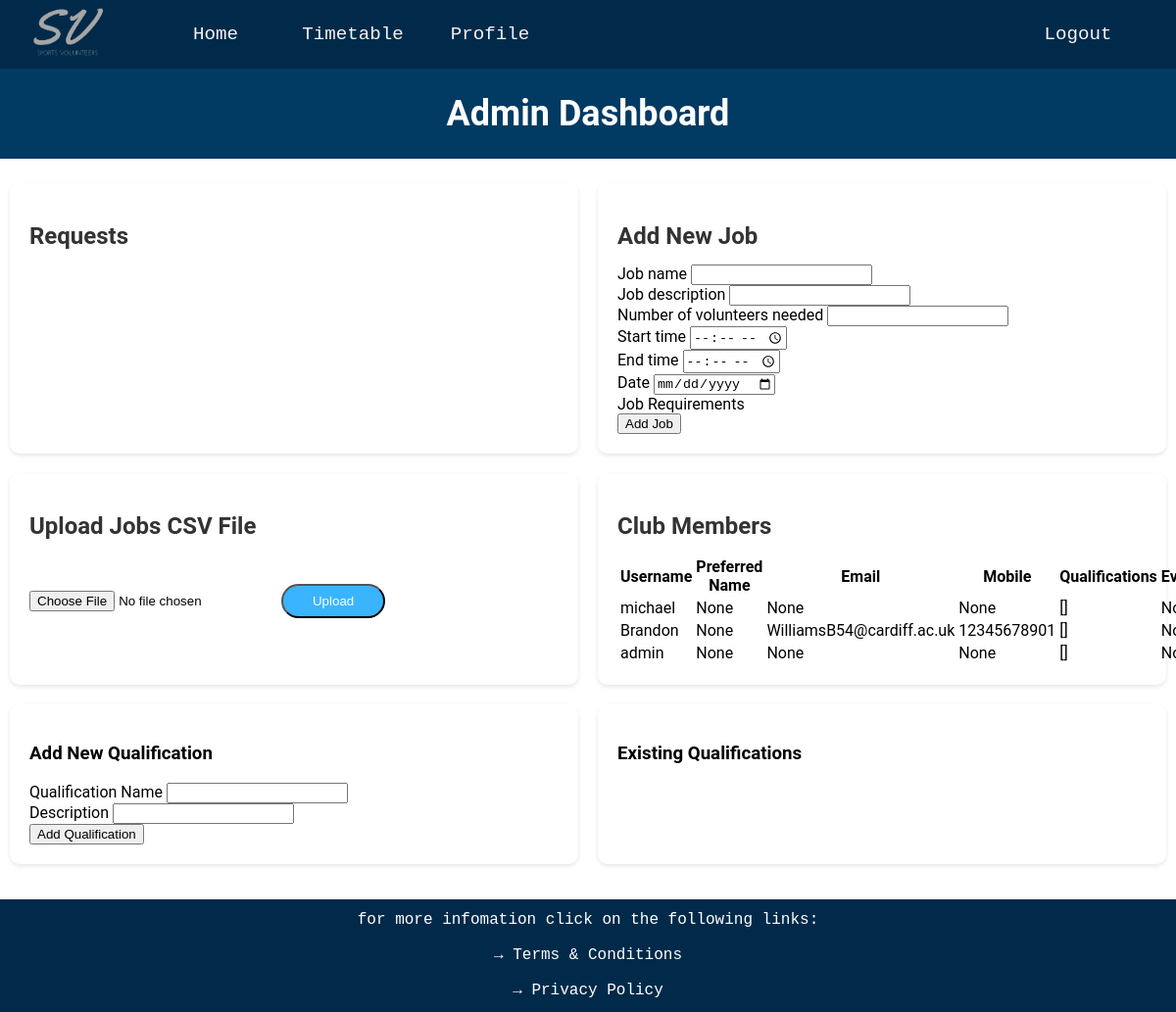
/admin, run on an earlier commit of the app's database.
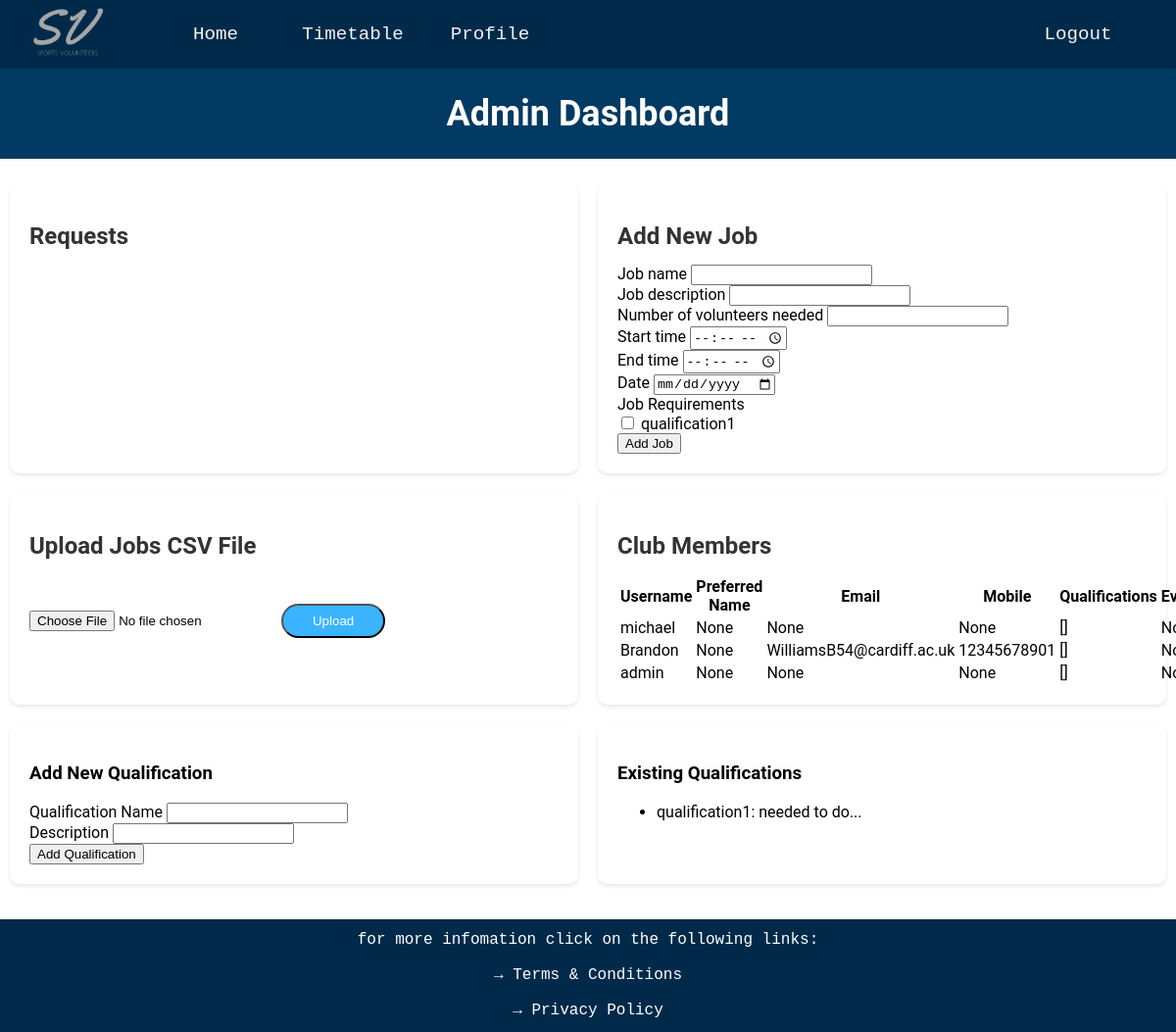
And on a later commit of the database.
### website/databases.py (models this page shows, shortened)
class User(UserMixin, db.Model):
    __tablename__ = 'users'
    user_id = db.Column(db.Integer, primary_key=True, autoincrement=True)
    username = db.Column(db.String(16), index=True, unique=True)
    password_hash = db.Column(db.String(64))
    email = db.Column(db.String(30))
    mobile = db.Column(db.String(15))
    preferred_name = db.Column(db.String(15))
    qualifications = db.Column(db.String(64))
    events = db.Column(db.String(100))
    admin = db.Column(db.Boolean)
    qualifications = db.relationship('Qualification', secondary=user_qualifications,
                        backref=db.backref('users', lazy='subquery'))

class Qualification(UserMixin, db.Model):
    __tablename__ = 'qualification'
    qualifications_id = db.Column(db.Integer, primary_key=True, autoincrement=True)
    qualification_name = db.Column(db.String(300))
    qualification_description = db.Column(db.String(300))

### website/routes.py (the view, shortened to what this page needs)
@app.route('/admin', methods=['GET', 'POST'])
def admin():
    users = User.query.all()
    qualifications = Qualification.query.all()
    new_job_form = newJobForm()
    requests = Requests.query.all()
    new_job_form.job_requirements.choices = [(q.qualifications_id, q.qualification_name) for q in qualifications]
    qualification_form = QualificationForm()
    return render_template('admin.html', users=users, new_job_form=new_job_form, qualification_form=qualification_form,
                           qualifications=qualifications, requests = requests)

### website/forms.py
class newJobForm(FlaskForm):
    job_name = StringField('Job name', validators=[input_required()])
    job_description = StringField('Job description', validators=[input_required()])
    volunteers_needed = IntegerField('Number of volunteers needed', validators=[input_required()])
    start_time = TimeField('Start time', validators=[input_required()])
    end_time = TimeField('End time', validators=[input_required()])
    date = DateField('Date', validators=[input_required()], format='%Y-%m-%d')
    job_requirements = MultiCheckboxField('Job Requirements', coerce=int)
    submit = SubmitField('Add Job')

class QualificationForm(FlaskForm):
    qualification_name = StringField('Qualification Name', validators=[input_required()])
    qualification_description = StringField('Description', validators=[input_required()])
    submit = SubmitField('Add Qualification')

### website/templates/admin.html (shortened to what this page needs)
{% extends "layout.html" %}
{% block page_content %}
<div class="p-title-box">
    <h1 class = 'profile-title'>Admin Dashboard</h1>
</div>
<div class="admin-container">
    <div class="admin-box">
        <h2>Requests</h2>
    </div>
    <div class="admin-box">
        <h2>Add New Job</h2>
        <form action="" method="POST">
            <div>
                {{ new_job_form.job_name.label }} {{ new_job_form.job_name() }}
            </div>
            <div>
                {{ new_job_form.job_description.label }} {{ new_job_form.job_description() }}
            </div>
            <div>
                {{ new_job_form.volunteers_needed.label }} {{ new_job_form.volunteers_needed() }}
            </div>
            <div>
                {{ new_job_form.start_time.label }} {{ new_job_form.start_time() }}
            </div>
            <div>
                {{ new_job_form.end_time.label }} {{ new_job_form.end_time() }}
            </div>
            <div>
                {{ new_job_form.date.label }} {{ new_job_form.date() }}
            </div>
            <div>
                {{ new_job_form.job_requirements.label }}
                {% for subfield in new_job_form.job_requirements %}
                <div>
                    {{ subfield }} {{ subfield.label }}
                </div>
                {% endfor %}
            </div>
            <div>
                {{ new_job_form.submit() }}
            </div>
        </form>
    </div>
    <div class="admin-box">
        <h2>Upload Jobs CSV File</h2>
        <form method="POST" action="/upload_jobs" enctype="multipart/form-data">
            <input type="file" name="file">
            <input type="submit" value="Upload" class="btn">
        </form>
    </div>
    <div class="admin-box">
        <h2>Club Members</h2>
        <table>
            <thead>
                <tr>
                    <th>Username</th>
                    <th>Preferred Name</th>
                    <th>Email</th>
                    <th>Mobile</th>
                    <th>Qualifications</th>
                    <th>Events</th>
                </tr>
            </thead>
            <tbody>
            {% for user in users %}
            <tr>
                <td>{{ user.username }}</td>
                <td>{{ user.preferred_name }}</td>
                <td>{{ user.email }}</td>
                <td>{{ user.mobile }}</td>
                <td>{{ user.qualifications }}</td>
                <td>{{ user.events }}</td>
            </tr>
            {% endfor %}
            </tbody>
        </table>
    </div>
    <div class="admin-box">
        <h3>Add New Qualification</h3>
        <form action="" method="POST">
            <div>
                {{ qualification_form.qualification_name.label }} {{ qualification_form.qualification_name() }}
            </div>
            <div>
                {{ qualification_form.qualification_description.label }} {{ qualification_form.qualification_description() }}
            </div>
            <div>
                {{ qualification_form.submit() }}
            </div>
        </form>
    </div>
    <div class="admin-box">
        <h3>Existing Qualifications</h3>
        <ul>
        {% for qualification in qualifications %}
            <li>{{ qualification.qualification_name }}: {{ qualification.qualification_description }}</li>
        {% endfor %}
        </ul>
    </div>
</div>
{% endblock %}

### website/templates/layout.html (shortened to what this page needs)
<!DOCTYPE html>
{% import "bootstrap/wtf.html" as wtf %}
<head>
    <link rel=stylesheet type=text/css href="{{ url_for('static', filename='styles.css') }}">
</head>
<div id="page-container">
    <ul class="navbar">
        <li>
            <div class="navbar_box_logo">
                <a class="navbar_item" href="{{ url_for('home') }}">
                    <img class="top_logo"
                        src="{{ url_for('static', filename='images/darker_logo.png') }}"
                        onmouseover="this.src='{{ url_for('static', filename='images/light_logo.png') }}'"
                        onmouseout="this.src='{{ url_for('static', filename='images/darker_logo.png') }}'"
                        alt="logo image" />
                </a>
            </div>
        </li>
        <li style="margin-left: 10px">
            <div class="navbar_box">
                <a class="navbar_item" href="{{ url_for('home') }}">Home</a>
            </div>
        </li>
        <li>
            <div class="navbar_box">
                <a class="navbar_item" href="{{ url_for('timetable') }}">Timetable</a>
            </div>
        </li>
        <li>
            <div class="navbar_box">
                <a class="navbar_item" href="{{ url_for('profile') }}">Profile</a>
            </div>
        </li>
        <li class = "navbar_right">
            <div class="navbar_box">
                <a class="navbar_item" href="{{ url_for('logout') }}">Logout</a>
            </div>
        </li>
    </ul>
    <div id = "content-wrap">
        {% block page_content %}{% endblock %}
    </div>
</div>
<footer class="footer">
    <p class = 'footer_text'>for more infomation click on the following links:</p>
    <p><a href="{{ url_for('terms') }}" class = 'footer_link'>→ Terms & Conditions</a></p>
    <p><a href="{{ url_for('privacy')}}" class = 'footer_link'>→ Privacy Policy</a></p>
</footer>

### website/static/styles.css (style rules this page uses)
.navbar { list-style-type: none; padding: 0; overflow: hidden; background-color: #012A4A; position: sticky; top: 0px; margin: 0px; z-index: 1; }
.navbar_box_logo { height: 50px; width: 140px; margin-top: 10px; margin-bottom: 10px; }
.navbar_box { height: 50px; width: 140px; margin-top: 10px; margin-bottom: 10px; }
li { float: left; }
.navbar_right { float: right; margin-right: 30px; }
.navbar_item { display: block; text-decoration: none; font-family: Andale Mono, monospace; color: #F3F3F3; font-size: 120%; text-align: center; padding: 10% 10%; }
#page-container { position: relative; min-height: 100vh; }
#content-wrap { overflow: auto; }
.top_logo { height: 80px; width: 80px; text-align: center; display: flex; margin-left: 15px; margin-top: -30px; }
.footer { width: 100%; height: 115px; background-color: #012A4A; text-align: center; margin-top: auto; }
.footer_text, .footer_link { color: white; text-decoration: none; font-family: Andale Mono, monospace; font-size: 16px; text-align: center; }
.footer_text { padding-top: 12px; }
.btn { display: inline-block; background: #3bb4ff; color: #fff; padding: 8px 30px; margin: 30px 0; border-radius: 30px; transition: background 0.5s; }
.profile-title, .timetable-title { text-align: center; font-size: 3vw; color: white; }
.p-title-box, .timetable-title-box { background-color: #013A63; padding: 1px; margin-bottom: 25px; }
.admin-container { display: flex; flex-wrap: wrap; justify-content: space-around; margin-top: 20px; }
.admin-box { background-color: #ffffff; border-radius: 10px; box-shadow: 0 2px 4px rgba(0,0,0,0.1); width: 45%; margin-bottom: 20px; padding: 20px; }
.admin-box h2 { color: #333; margin-bottom: 15px; }

What changed in the data, as far as the page shows it:
added Qualification: qualification_name "qualification1", qualification_description "needed to do..."
Also different on the page:
new list line: "☐ qualification1"
